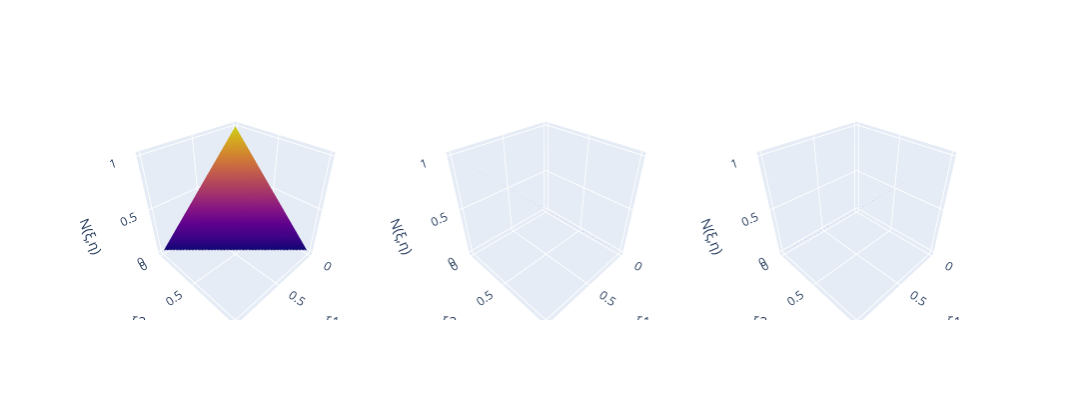

The cell this chart's notebook holds for it:
### Markdown cell above
## Shape functions of a triangle element

### Code cell
# Define a triangle element
tria = Tria()

# Define the domain
x1 = torch.linspace(0, 1, steps=100)
x2 = torch.linspace(0, 1, steps=100)
x = torch.stack(torch.meshgrid(x1, x2, indexing="xy"), dim=2)
mask = x[..., 0] + x[..., 1] > 1.0
x[mask, :] = torch.nan


# Plot the shape functions
fig = make_subplots(
    rows=1,
    cols=3,
    horizontal_spacing=0.0,
    vertical_spacing=0.0,
    specs=[
        [{"type": "surface"}, {"type": "surface"}, {"type": "surface"}],
    ],
)
fig.add_trace(go.Surface(z=tria.N(x)[..., 0], x=x1, y=x2), row=1, col=1)
fig.add_trace(go.Surface(z=tria.N(x)[..., 1], x=x1, y=x2), row=1, col=2)
fig.add_trace(go.Surface(z=tria.N(x)[..., 2], x=x1, y=x2), row=1, col=3)
fig.update_traces(showscale=False)
fig.update_layout(autosize=False, width=1200, height=400)
fig.update_scenes(
    xaxis_title_text="ξ1", yaxis_title_text="ξ2", zaxis_title_text="N(ξ,η)"
)
fig.show()
